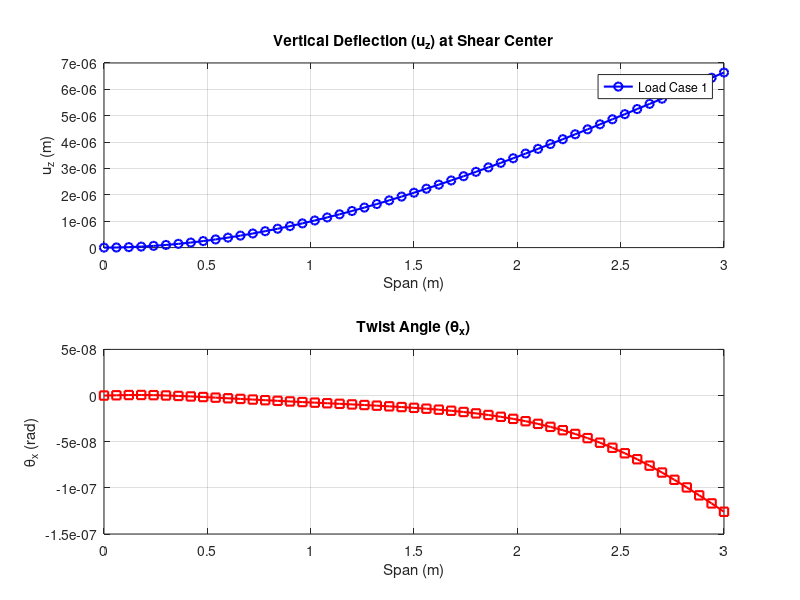

This figure's MATLAB source: (Note: this script raises an error after producing the figure.)
%% PART II - SHELL MODELLING (TEMPLATE)
% Useful commands to initialize script
clear
close all
clc

%% DATA
problem_type = 1; % 1 for bending (Force), 2 for torsion (Torque)
Nm = 6; % Number of modes to extract

% Dimensions and Material Properties
E = 71e9; % Pa
v_poisson = 0.33;
rho = 2300; % kg/m3

% Load definition
F_load = 1; % N (Force)
T_load = 1; % Nm (Torque)

% Geometric definitions
c = 0.8; b = 5.5;
y0 = 0.3083; y1 = 0.176; y2 = 0.464;
yc = 0.2954; % Shear center approx
h1 = 17.5e-3; h2 = 15e-3; h3 = 6e-3;

%% PREPROCESS
% Load mesh data
% Ensure 'shell.mat' exists in your path
try
    load('shell.mat','xn','Tn','Tm','indRoot','indPointA','indPointB','indSpar1','indSpar2');
catch
    error('File shell.mat not found. Please ensure the mesh file is in the directory.');
end

N_elements = size(Tn,1);
N_nodes = size(xn,1);
Ndof = 6 * N_nodes;

% --- 1. Define Boundary Conditions (Up) ---
% Fix all 6 DOFs at the root nodes
% Vectorized approach for efficiency
Up = zeros(length(indRoot)*6, 3);
idx = 1;
for i = 1:length(indRoot)
    for dof = 1:6
        Up(idx,:) = [0, indRoot(i), dof]; % Displacement, Node, DOF
        idx = idx + 1;
    end
end

% --- 2. Define Loads (Fe) ---
% Calculate load distribution based on geometry
Fa_shear = F_load * ((y2-yc)/(y2-y1));
Fb_shear = F_load * ((yc-y1)/(y2-y1));
Fa_torque = -T_load / (y2-y1);
Fb_torque = T_load / (y2-y1);

switch(problem_type)
    case 1 % Bending
        % Force in Z (DOF 3)
        Fe = [Fa_shear, indPointA, 3;
              Fb_shear, indPointB, 3];
    case 2 % Torsion
        % Force in Z (DOF 3) creating a couple
        Fe = [Fa_torque, indPointA, 3;
              Fb_torque, indPointB, 3];
end

% Placeholder for distributed/body forces (empty as per reference)
Pe = zeros(0,3); 
Be = zeros(0,3);

% Property Vectors based on material index Tm
% Assuming Tm maps to: 1=h1, 2=h2, 3=h3
h_vals = [h1; h2; h3];
h_vector = h_vals(Tm);
E_vector = repmat(E, N_elements, 1);
v_vector = repmat(v_poisson, N_elements, 1);
rho_vector = repmat(rho, N_elements, 1);

%% SOLVER
if 1 % Set to 1 to (re)compute, 0 to load
    fprintf('--- Starting Matrix Assembly ---\n');
    
    K = sparse(Ndof, Ndof);
    M = sparse(Ndof, Ndof);
    
    % Pre-computations for Gauss integration (MITC4 / Q4 Shell logic)
    % Standard linear shape function derivatives for Q4
    a_coef = [-1 1 1 -1];
    b_coef = [-1 -1 1 1];
    
    % Integration points for Mass and Bending (2x2 Gauss)
    xi4 = [-1 1 1 -1]/sqrt(3);
    nu4 = [-1 -1 1 1]/sqrt(3);
    w4 = [1 1 1 1];
    
    for e = 1:N_elements
        % --- 1. Local Coordinate System (R) ---
        % Nodes: 1-2-3-4
        x_e = xn(Tn(e,:), :); % 4x3 coordinates
        
        % Vectors for local axes
        v13 = x_e(3,:) - x_e(1,:);
        v24 = x_e(4,:) - x_e(2,:);
        Normal = cross(v13, v24); 
        k_dir = (Normal / norm(Normal))'; % Normal to element (local z)
        
        % Local x (i_dir) approx aligned with 1-2 or midpoints
        v_bisect = (x_e(2,:) + x_e(3,:) - x_e(4,:) - x_e(1,:)) / 2;
        i_dir = (v_bisect / norm(v_bisect))';
        j_dir = cross(k_dir, i_dir); % Local y
        
        % Rotation Matrix (3x3) -> Expanded to (24x24)
        Rp = [i_dir, j_dir, k_dir]; % 3x3 global to local
        % Full element rotation matrix (blkdiag logic manually implemented for speed)
        % Note: The reference code assumes 5 local DOFs + drilling, mapped to 6 global
        % But actually constructs a 24x24 matrix (4 nodes * 6 dofs)
        
        % Usually R maps Global U to Local U. u_local = R' * u_global ?
        % The reference defines Rp such that [u_local] = Rp' * [u_global]
        % Let's build the 3x3 block:
        R_block = blkdiag(Rp', Rp'); % 6x6 block (Rotation for u and theta)
        % Actually, usually we rotate the stiffness: K_global = R * K_local * R'
        % The reference creates a matrix R of size 20x24. 
        % 5 local DOFs (u,v,w, th_x, th_y) per node -> 20 rows
        % 6 global DOFs per node -> 24 columns.
        % This implies the local formulation ignores the "drilling" rotation initially.
        
        % Reconstructing Reference Logic exactly:
        R_node = zeros(5,6);
        R_node(1:3, 1:3) = Rp'; % Rotates displacements
        R_node(4:5, 4:6) = Rp(:,1:2)'; % Rotates rotations (takes only local x,y components)
        
        R_ele = zeros(20,24);
        for n = 1:4
            R_ele( (n-1)*5+(1:5), (n-1)*6+(1:6) ) = R_node;
        end
        
        % --- 2. Stiffness Matrices ---
        
        % A) Shear Stiffness (Ks) - Reduced integration / MITC assumptions
        % Center point (xi=0, nu=0) evaluation for shear (avoid locking)
        J_center = zeros(2,2);
        for n=1:4
            dNi_dxi = [a_coef(n); b_coef(n)]/4;
            J_center = J_center + dNi_dxi * x_e(n,:) * [i_dir, j_dir];
        end
        detJ = det(J_center);
        invJ = inv(J_center);
        
        Bs = zeros(2, 20); % 2 strains (gamma_xz, gamma_yz), 20 DOFs
        for n=1:4
            % Derivatives of N mapped to physical x,y
            dN_phys = invJ * [a_coef(n); b_coef(n)]/4; 
            N_val = 1/4; % at center
            
            % Shear B-matrix part for node n
            % Local DOFs: [u, v, w, th_x, th_y]
            % Strain-disp: gamma_xz = dw/dx + th_y ... gamma_yz = dw/dy - th_x
            % (Check specific element formulation signs)
            % Reference:
            % Row 1 (xz): N,x * w + N * th_y 
            % Row 2 (yz): N,y * w - N * th_x
            
            col_idx = (n-1)*5 + (1:5);
            %              u v  w           th_x    th_y
            Bs(1, col_idx) = [0 0 dN_phys(1)  0       N_val];
            Bs(2, col_idx) = [0 0 dN_phys(2) -N_val   0    ];
        end
        
        Cs = eye(2) * 5/6 * E_vector(e)*h_vector(e) / (2*(1+v_vector(e))); % Shear modulus * Area * k
        Ks = (4 * detJ) * (R_ele' * Bs' * Cs * Bs * R_ele); % Area = 4*detJ roughly
        
        % B) Membrane (Km) and Bending (Kb) + Mass (Me) - Full integration
        Km = sparse(24,24);
        Kb = sparse(24,24);
        Me = sparse(24,24);
        
        C_membrane = E_vector(e)*h_vector(e)/(1-v_vector(e)^2) * ...
                     [1 v_vector(e) 0; v_vector(e) 1 0; 0 0 (1-v_vector(e))/2];
                 
        C_bending  = E_vector(e)*h_vector(e)^3/(12*(1-v_vector(e)^2)) * ...
                     [1 v_vector(e) 0; v_vector(e) 1 0; 0 0 (1-v_vector(e))/2];
                 
        rho_mat_base = rho_vector(e)*h_vector(e)*diag([1 1 1 h_vector(e)^2/12 h_vector(e)^2/12]);

        for k = 1:4 % Loop over 4 Gauss points
            % Shape functions and derivatives at Gauss point k
            xi = xi4(k); nu = nu4(k);
            
            J = zeros(2,2);
            N = zeros(1,4);
            dN_dxi = zeros(2,4);
            
            for n=1:4
                val = (1 + a_coef(n)*xi)*(1 + b_coef(n)*nu)/4;
                dval_dxi = a_coef(n)*(1 + b_coef(n)*nu)/4;
                dval_dnu = b_coef(n)*(1 + a_coef(n)*xi)/4;
                
                N(n) = val;
                dN_dxi(:,n) = [dval_dxi; dval_dnu];
                
                J = J + dN_dxi(:,n) * x_e(n,:) * [i_dir, j_dir];
            end
            
            detJ_k = det(J);
            dN_phys = J \ dN_dxi; % 2x4
            
            Bm = zeros(3, 20); % Membrane strains
            Bb = zeros(3, 20); % Curvatures
            N_mat = zeros(5, 20); % Mass interpolation
            
            for n=1:4
                col = (n-1)*5 + (1:5);
                % Membrane [du/dx; dv/dy; du/dy+dv/dx]
                Bm(1, col) = [dN_phys(1,n) 0 0 0 0];
                Bm(2, col) = [0 dN_phys(2,n) 0 0 0];
                Bm(3, col) = [dN_phys(2,n) dN_phys(1,n) 0 0 0];
                
                % Bending [dth_y/dx; -dth_x/dy; dth_y/dy - dth_x/dx]
                % Note: Assuming th_x is rot about x, th_y about y.
                % Reference logic check:
                % Row 1: d(th_y)/dx -> col 5
                % Row 2: -d(th_x)/dy -> col 4
                Bb(1, col) = [0 0 0  0             dN_phys(1,n)];
                Bb(2, col) = [0 0 0 -dN_phys(2,n)  0           ];
                Bb(3, col) = [0 0 0 -dN_phys(1,n)  dN_phys(2,n)];
                
                % Mass matrix shape function
                N_mat(:, col) = N(n) * eye(5);
            end
            
            dV = w4(k) * detJ_k;
            
            Km = Km + dV * (R_ele' * Bm' * C_membrane * Bm * R_ele);
            Kb = Kb + dV * (R_ele' * Bb' * C_bending * Bb * R_ele);
            Me = Me + dV * (R_ele' * N_mat' * rho_mat_base * N_mat * R_ele);
        end
        
        % Assemble Element
        K_el = Ks + Km + Kb;
        
        % Global Indices
        Idof = [];
        for n=1:4
            Idof = [Idof, 6*(Tn(e,n)-1) + (1:6)];
        end
        
        K(Idof, Idof) = K(Idof, Idof) + K_el;
        M(Idof, Idof) = M(Idof, Idof) + Me;
    end
    
    % --- 3. Drilling Rotation Stabilization (Kr) ---
    % Add artificial stiffness for the 6th DOF (Rotation about normal Z)
    % otherwise the matrix is singular for flat shells.
    fprintf('Applying Drilling Rotation Stiffness...\n');
    % Calculate node normals
    Normal_Node = zeros(N_nodes, 3);
    for e=1:N_elements
        v13 = xn(Tn(e,3),:) - xn(Tn(e,1),:);
        v24 = xn(Tn(e,4),:) - xn(Tn(e,2),:);
        n_ele = cross(v13, v24);
        n_ele = n_ele / norm(n_ele);
        for i=1:4
            Normal_Node(Tn(e,i), :) = Normal_Node(Tn(e,i), :) + n_ele;
        end
    end
    
    Kr = sparse(Ndof, Ndof);
    alpha_coeff = 1e-3 * E * h1; % Small stiffness coefficient
    
    for e=1:N_elements
        % Re-calculate element normal
        v13 = xn(Tn(e,3),:) - xn(Tn(e,1),:);
        v24 = xn(Tn(e,4),:) - xn(Tn(e,2),:);
        n_ele = cross(v13, v24);
        Area = norm(n_ele)/2;
        n_ele = n_ele / norm(n_ele);
        
        for i=1:4
            node = Tn(e,i);
            n_node = Normal_Node(node, :) / norm(Normal_Node(node, :));
            
            % Check alignment. If element normal is close to node normal (smooth area)
            % add stiffness to drilling dof.
            alignment = dot(n_ele, n_node);
            
            % If reasonably flat (alignment ~ 1), add penalty
            if abs(alignment) > 0.9
                % Project stiffness onto global DOFs [th_x, th_y, th_z]
                % Local drilling is rotation about n_ele
                % Stiffness matrix part: k * (n_ele * n_ele')
                K_rot_penalty = (alpha_coeff * Area) * (n_ele' * n_ele);
                
                idx_rot = 6*(node-1) + (4:6);
                Kr(idx_rot, idx_rot) = Kr(idx_rot, idx_rot) + K_rot_penalty;
            end
        end
    end
    K = K + Kr;

    save('shell_matrices.mat','K','M'); 
    fprintf('System Matrices Computed and Saved.\n');
else
    load('shell_matrices.mat','K','M');
    fprintf('System Matrices Loaded.\n');
end

% --- 4. Apply Boundary Conditions and Solve ---
fprintf('Solving Static System...\n');

% Construct Global Force Vector
F_global = zeros(Ndof, 1);
for i = 1:size(Fe,1)
    node = Fe(i,2);
    dof = Fe(i,3);
    val = Fe(i,1);
    idx = 6*(node-1) + dof;
    F_global(idx) = F_global(idx) + val;
end

% Partition
prescribed_dofs = 6*(Up(:,2)-1) + Up(:,3);
free_dofs = setdiff(1:Ndof, prescribed_dofs);

% Solve U
U = zeros(Ndof, 1);
U(prescribed_dofs) = Up(:,1); % Non-zero prescribed displacements if any

% F_free_eff = F_free - K_fp * U_p
F_eff = F_global(free_dofs) - K(free_dofs, prescribed_dofs) * U(prescribed_dofs);
U(free_dofs) = K(free_dofs, free_dofs) \ F_eff;

fprintf('Static Solution Complete.\n');

% --- 5. Modal Analysis ---
fprintf('Performing Modal Analysis...\n');
n_modes_calc = min(Nm + 4, length(free_dofs)); % Calculate a few more for stability
[V_red, D_red] = eigs(K(free_dofs, free_dofs), M(free_dofs, free_dofs), n_modes_calc, 'sm');

[frequencies, sort_idx] = sort(sqrt(diag(D_red))/(2*pi));
V_red = V_red(:, sort_idx);

% Reconstruct full eigenvectors
Phi = zeros(Ndof, n_modes_calc);
Phi(free_dofs, :) = V_red;
freq = frequencies(1:Nm); % Keep requested number

fprintf('Natural Frequencies (Hz):\n');
disp(freq);

%% POSTPROCESS
save('shell_results.mat');

% --- 1. Spanwise Calculation (Specific Request) ---
% Extract results along spars
n_pts = size(indSpar1,1);
res_z = zeros(n_pts,1);
res_theta = zeros(n_pts,1);
res_x = xn(indSpar1, 1);

for i=1:n_pts
    node1 = indSpar1(i);
    node2 = indSpar2(i);
    
    idx1_z = 6*(node1-1) + 3;
    idx2_z = 6*(node2-1) + 3;
    
    uz1 = U(idx1_z);
    uz2 = U(idx2_z);
    
    % Twist (angle between spars)
    % theta ~ (uz_rear - uz_front) / distance_y
    % Or strictly from rotation DOFs if reliable. Let's use displacements as per reference logic.
    dist_y = y2 - y1;
    theta_val = (uz2 - uz1) / dist_y;
    
    % Vertical deflection at Shear Center (extrapolated)
    % z_sc = z1 + theta * (y_sc - y1)
    z_sc = uz1 + theta_val * (yc - y1);
    
    res_z(i) = z_sc;
    res_theta(i) = theta_val;
end

% Plot Spanwise Results
figure('Name','Spanwise Results');
subplot(2,1,1);
plot(res_x, res_z, 'b-o', 'LineWidth', 1.5);
title('Vertical Deflection (u_z) at Shear Center');
xlabel('Span (m)'); ylabel('u_z (m)'); grid on;
legend(sprintf('Load Case %d', problem_type));

subplot(2,1,2);
plot(res_x, res_theta, 'r-s', 'LineWidth', 1.5);
title('Twist Angle (\theta_x)');
xlabel('Span (m)'); ylabel('\theta_x (rad)'); grid on;

% --- 2. 3D Visualizations using requested functions ---

% Plot Deformed Shape
scale_factor = 0.1 * max(abs(xn(:,1))) / max(abs(U(3:6:end))); % Auto-scale approx
if isnan(scale_factor), scale_factor=1; end
fprintf('Plotting deformed shape with scale factor: %.2f\n', scale_factor);
plotDeformed('Shell Static Deformation', xn, Tn, U, scale_factor);

% Plot Modes
imodes = 1:min(6, Nm);
plotModes('Shell Vibration Modes', Phi, freq, imodes);


%% LOCAL PLOT FUNCTIONS
function plotDeformed(plotName, xn, Tn, u, scale)
    % xn : [Nnodes x 3]
    % Tn : [Nelem x 4]
    % u  : [Ndof x 1]
    
    figure('Name', plotName, 'NumberTitle', 'off', 'Color', 'w');
    
    % Extract displacements
    ux = u(1:6:end);
    uy = u(2:6:end);
    uz = u(3:6:end);
    
    % Deformed coordinates
    xn_def = xn + scale * [ux, uy, uz];
    
    % Plot undeformed (wireframe, transparent)
    patch('Vertices', xn, 'Faces', Tn, ...
          'FaceColor', 'none', 'EdgeColor', [0.7 0.7 0.7], 'LineStyle', ':');
    hold on;
    
    % Plot deformed (colored by Z displacement)
    % CData is used for color mapping. We map Z-displacement to color.
    % We need one color value per vertex or per face.
    cdata = uz; 
    
    p = patch('Vertices', xn_def, 'Faces', Tn, ...
          'FaceVertexCData', cdata, ...
          'FaceColor', 'interp', 'EdgeColor', 'k', 'FaceAlpha', 0.9);
      
    title(sprintf('%s (Scale: %.1f)', plotName, scale));
    axis equal; axis vis3d;
    xlabel('X'); ylabel('Y'); zlabel('Z');
    colorbar; colormap jet;
    view(3); grid on;
end

function plotModes(plotName, Phi, freq, imodes)
    % Phi    : [Ndof x Nmodes]
    % freq   : [Nmodes x 1]
    % imodes : Vector of indices to plot
    
    % Load mesh data locally or pass it in. 
    % Since functions define scope, we assume xn, Tn are available via evalin 
    % or we need to pass them. For this template, I will assume variables exist 
    % in workspace (MATLAB script behavior) or use evalin. 
    % Better practice: Pass xn/Tn as arguments. I will fetch from base workspace.
    
    xn = evalin('base', 'xn');
    Tn = evalin('base', 'Tn');
    
    figure('Name', plotName, 'NumberTitle', 'off', 'Color', 'w');
    
    num_plots = length(imodes);
    rows = ceil(sqrt(num_plots));
    cols = ceil(num_plots/rows);
    
    for k = 1:num_plots
        mode_idx = imodes(k);
        subplot(rows, cols, k);
        
        mode_shape = Phi(:, mode_idx);
        
        % Normalize mode for plotting
        max_disp = max(abs(mode_shape(1:6:end).^2 + mode_shape(2:6:end).^2 + mode_shape(3:6:end).^2));
        scale = 0.1 * max(max(xn)) / sqrt(max_disp);
        
        % Extract deformation
        dx = mode_shape(1:6:end);
        dy = mode_shape(2:6:end);
        dz = mode_shape(3:6:end);
        
        xn_def = xn + scale * [dx, dy, dz];
        
        % Plot
        patch('Vertices', xn_def, 'Faces', Tn, ...
              'FaceVertexCData', dz, ... % Color by Z
              'FaceColor', 'interp', 'EdgeColor', 'k', 'FaceAlpha', 0.8);
          
        title(sprintf('Mode %d: %.2f Hz', mode_idx, freq(mode_idx)));
        axis equal; axis vis3d; axis off;
        view(3);
    end
    sgtitle(plotName);
    colormap jet;
end
